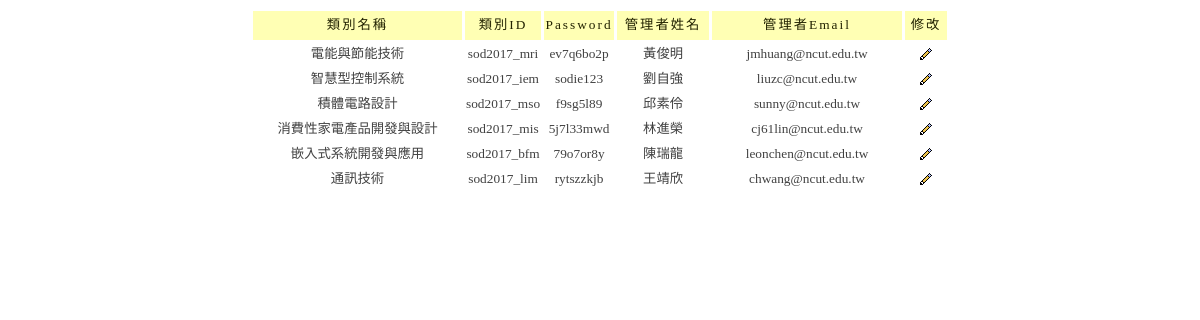
The app's page /admin/root.php (signed in) with its own data.
### tables this page shows
CREATE TABLE `session` (
  `session_id` varchar(85) NOT NULL default '',
  `passwd` varchar(85) NOT NULL default '',
  `category` varchar(85) NOT NULL default '',
  `abbr` varchar(85) NOT NULL default '',
  `session_name` varchar(85) NOT NULL default '',
  `session_email` varchar(85) NOT NULL default ''
);

### admin/root.php (the view, shortened to what this page needs)
<?php
require "../db.php";
?>
<div align="center">
<table cellspacing="3" width="700">
 <tr>
   <td class=title width="207">類別名稱</td>
   <td class=title width="66">類別ID</td>
   <td class=title width="68">Password</td>
   <td class=title width="90">管理者姓名</td>
   <td class=title>管理者Email</td>
   <td class=title width="40">修改</td>
 </tr>
<?php
$str = "select category,session_id,passwd,session_name,session_email from session";
$list = mysql_query($str,$link);
while(list($category,$session_id,$passwd,$session_name,$session_email) = mysql_fetch_row($list))
{
if($category=="1")$category="電能與節能技術";
if($category=="2")$category="智慧型控制系統";
if($category=="3")$category="積體電路設計";
if($category=="4")$category="消費性家電產品開發與設計";
if($category=="5")$category="嵌入式系統開發與應用";
if($category=="6")$category="通訊技術";
?>
  <tr>
           <td class=content width="207"><?php echo $category; ?></td>
           <td class=content width="66"><?php echo $session_id; ?></td>
           <td class=content width="68"><?php echo $passwd; ?></td>
           <td class=content width="90"><?php echo $session_name; ?></td>
           <td class=content><?php echo $session_email; ?></td>
           <td class=content width="40"><a href="root_edit.php?session_id=<?php echo $session_id;?>"><img src="images/edit.gif" border="0"></a></td>
         </tr>
</div>
<?php
}
?>

### admin/root.php (style rules this page uses)
.title { background-color: rgb(255, 255, 180); font-size: 10pt; color: rgb(34, 34, 0); text-align:center; line-height: 20pt; letter-spacing:2px; }
.content { color: rgb(65, 65, 65); font-size: 10pt; line-height: 15pt; text-align:center; }

### records on screen
session: category "電能與節能技術", session_id "sod2017_mri", passwd "ev7q6bo2p", session_name "黃俊明", session_email "jmhuang@ncut.edu.tw"
session: category "智慧型控制系統", session_id "sod2017_iem", passwd "sodie123", session_name "劉自強", session_email "liuzc@ncut.edu.tw"
session: category "積體電路設計", session_id "sod2017_mso", passwd "f9sg5l89", session_name "邱素伶", session_email "sunny@ncut.edu.tw"
session: category "消費性家電產品開發與設計", session_id "sod2017_mis", passwd "5j7l33mwd", session_name "林進榮", session_email "cj61lin@ncut.edu.tw"
session: category "嵌入式系統開發與應用", session_id "sod2017_bfm", passwd "79o7or8y", session_name "陳瑞龍", session_email "leonchen@ncut.edu.tw"
session: category "通訊技術", session_id "sod2017_lim", passwd "rytszzkjb", session_name "王靖欣", session_email "chwang@ncut.edu.tw"
